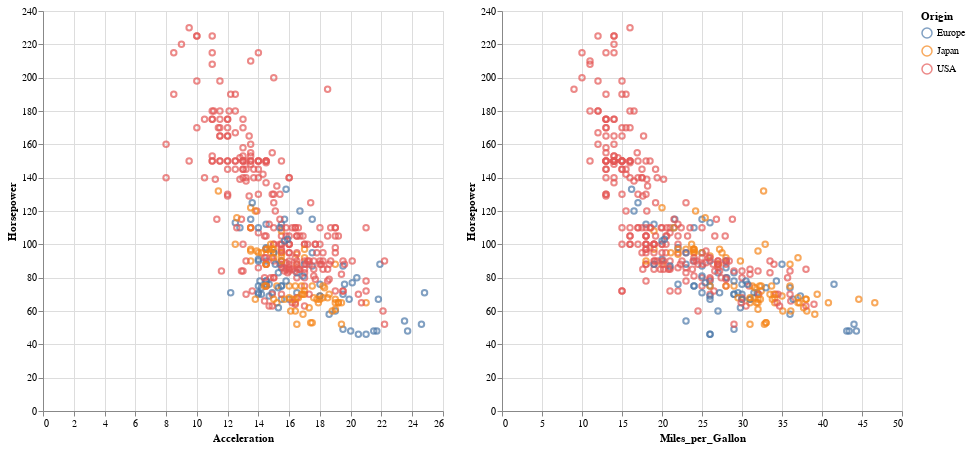

The code cell stored with this chart in its notebook:
### Markdown cell above
-----
# Get your charts talking
<br>

### Code cell
brush = alt.selection_interval(encodings=['x'])

#brush = alt.selection_interval()

chart = alt.Chart(df).mark_point().encode(
    y='Horsepower',
    color=alt.condition(brush, 'Origin', alt.value('lightgray')
    )
).properties(
    width=400,
    height=400
).add_selection(
    brush
)
chart.encode(x='Acceleration') | chart.encode(x='Miles_per_Gallon')

### Figure 1 — Vega-Lite specification as saved in the notebook (floating-point values rounded to 4 significant figures; data arrays with more than 128 entries replaced by an {"elided": "..."} marker saying what was removed)
{"$schema": "https://vega.github.io/schema/vega-lite/v2.6.0.json", "config": {"view": {"height": 300, "width": 400}}, "datasets": {"data-f02450ab61490a1363517a0190416235": {"elided": "406 records"}}, "hconcat": [{"data": {"name": "data-f02450ab61490a1363517a0190416235"}, "encoding": {"color": {"condition": {"field": "Origin", "selection": "selector003", "type": "nominal"}, "value": "lightgray"}, "x": {"field": "Acceleration", "type": "quantitative"}, "y": {"field": "Horsepower", "type": "quantitative"}}, "height": 400, "mark": "point", "selection": {"selector003": {"encodings": ["x"], "mark": {"fill": "#333", "fillOpacity": 0.125, "stroke": "white"}, "on": "[mousedown, window:mouseup] > window:mousemove!", "resolve": "global", "translate": "[mousedown, window:mouseup] > window:mousemove!", "type": "interval", "zoom": "wheel!"}}, "width": 400}, {"data": {"name": "data-f02450ab61490a1363517a0190416235"}, "encoding": {"color": {"condition": {"field": "Origin", "selection": "selector003", "type": "nominal"}, "value": "lightgray"}, "x": {"field": "Miles_per_Gallon", "type": "quantitative"}, "y": {"field": "Horsepower", "type": "quantitative"}}, "height": 400, "mark": "point", "selection": {"selector003": {"encodings": ["x"], "mark": {"fill": "#333", "fillOpacity": 0.125, "stroke": "white"}, "on": "[mousedown, window:mouseup] > window:mousemove!", "resolve": "global", "translate": "[mousedown, window:mouseup] > window:mousemove!", "type": "interval", "zoom": "wheel!"}}, "width": 400}]}
